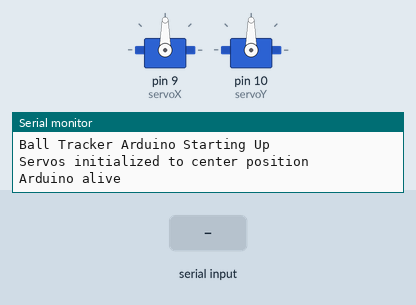
This sketch was run on a simulated Arduino Uno, built with avr-gcc and run on an emulated ATmega328P. Parts: 2 × servo, the last lines printed to the serial monitor. Inputs (shaded band) come from the test bench.

Above: at 2.2 s.
2.3 s: "90,45\n" received over Serial
At 2.9 s:
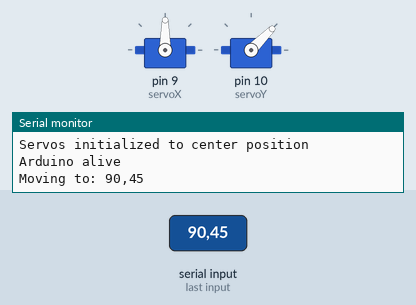
3.8 s: "30,150\n" received over Serial
At 4.1 s:
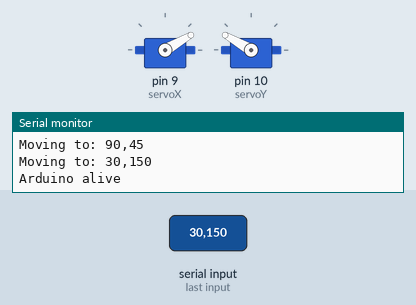
5.3 s: "1,90\n" received over Serial
At 6.3 s:
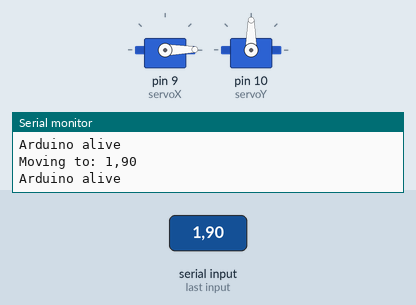
Timing chart, 0 to 8.3 s (numbered marks = the images above; inputs shaded):
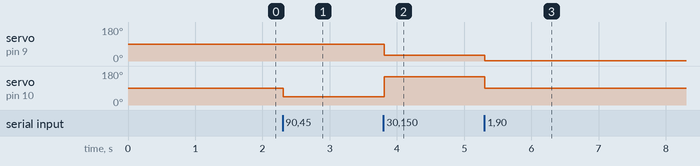

Measured:
- after the input at 2.3 s, servo on pin 10 (servoY): 90° → 45° at once
- after the input at 3.8 s, servo on pin 9 (servoX): 90° → 30° at once; servo on pin 10 (servoY): 45° → 150° at once
- after the input at 5.3 s, servo on pin 9 (servoX): 30° → 1° at once; servo on pin 10 (servoY): 150° → 90° at once

The sketch:

ball_track_arduino.ino
```cpp
#include <Servo.h>

Servo servoX;  // Horizontal (pan)
Servo servoY;  // Vertical (tilt)

int posX = 90;  // Default position
int posY = 90;  // Default position
String inputString = "";
boolean stringComplete = false;

void setup() {
  Serial.begin(9600);

  // Wait for serial connection to establish
  delay(1000);

  // Debug message
  Serial.println("Ball Tracker Arduino Starting Up");

  // Attach servos
  servoX.attach(9);  // Attach horizontal servo to pin 9
  servoY.attach(10); // Attach vertical servo to pin 10

  // Initialize servos to center position
  servoX.write(posX);
  servoY.write(posY);

  // Confirm servos initialized
  Serial.println("Servos initialized to center position");

  inputString.reserve(20);
}

void loop() {
  // Process serial commands when complete
  if (stringComplete) {
    // Parse X,Y values from string
    int commaIndex = inputString.indexOf(',');
    if (commaIndex > 0) {
      int newX = inputString.substring(0, commaIndex).toInt();
      int newY = inputString.substring(commaIndex + 1).toInt();

      // Validate ranges
      if (newX >= 0 && newX <= 180 && newY >= 0 && newY <= 180) {
        // Debug output
        Serial.print("Moving to: ");
        Serial.print(newX);
        Serial.print(",");
        Serial.println(newY);

        // Apply with rate limiting to prevent jitter
        posX = newX;
        posY = newY;

        // Move servos
        servoX.write(posX);
        servoY.write(posY);
      }
      else {
        Serial.println("Invalid servo angles");
      }
    }
    else {
      Serial.println("Invalid command format");
    }

    // Clear the string for next command
    inputString = "";
    stringComplete = false;
  }

  // Periodically check if still alive
  static unsigned long lastPing = 0;
  if (millis() - lastPing > 2000) {
    Serial.println("Arduino alive");
    lastPing = millis();
  }
}

// Serial event handler
void serialEvent() {
  while (Serial.available()) {
    char inChar = (char)Serial.read();

    // Add character to input string
    if (inChar != '\n') {
      inputString += inChar;
    }
    // Set flag when newline received
    else {
      stringComplete = true;
    }
  }
}
```
